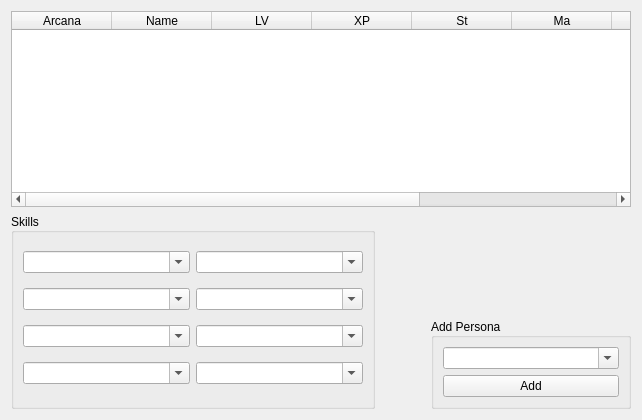
<?xml version="1.0" encoding="UTF-8"?>
<ui version="4.0">
 <class>TabCompendium</class>
 <widget class="QWidget" name="TabCompendium">
  <property name="geometry">
   <rect>
    <x>0</x>
    <y>0</y>
    <width>642</width>
    <height>420</height>
   </rect>
  </property>
  <property name="windowTitle">
   <string>Form</string>
  </property>
  <layout class="QVBoxLayout" name="verticalLayout_6" stretch="0,0">
   <item>
    <widget class="QTableWidget" name="compendium_tbl">
     <property name="sizePolicy">
      <sizepolicy hsizetype="Expanding" vsizetype="Expanding">
       <horstretch>0</horstretch>
       <verstretch>0</verstretch>
      </sizepolicy>
     </property>
     <property name="minimumSize">
      <size>
       <width>0</width>
       <height>0</height>
      </size>
     </property>
     <property name="contextMenuPolicy">
      <enum>Qt::ContextMenuPolicy::CustomContextMenu</enum>
     </property>
     <property name="selectionMode">
      <enum>QAbstractItemView::SelectionMode::SingleSelection</enum>
     </property>
     <property name="selectionBehavior">
      <enum>QAbstractItemView::SelectionBehavior::SelectRows</enum>
     </property>
     <property name="sortingEnabled">
      <bool>true</bool>
     </property>
     <attribute name="verticalHeaderVisible">
      <bool>false</bool>
     </attribute>
     <column>
      <property name="text">
       <string>Arcana</string>
      </property>
     </column>
     <column>
      <property name="text">
       <string>Name</string>
      </property>
     </column>
     <column>
      <property name="text">
       <string>LV</string>
      </property>
     </column>
     <column>
      <property name="text">
       <string>XP</string>
      </property>
     </column>
     <column>
      <property name="text">
       <string>St</string>
      </property>
     </column>
     <column>
      <property name="text">
       <string>Ma</string>
      </property>
     </column>
     <column>
      <property name="text">
       <string>En</string>
      </property>
     </column>
     <column>
      <property name="text">
       <string>Ag</string>
      </property>
     </column>
     <column>
      <property name="text">
       <string>Lu</string>
      </property>
     </column>
    </widget>
   </item>
   <item>
    <layout class="QHBoxLayout" name="horizontalLayout_2" stretch="0,0,0">
     <item>
      <widget class="QGroupBox" name="gridGroupBox">
       <property name="enabled">
        <bool>true</bool>
       </property>
       <property name="sizePolicy">
        <sizepolicy hsizetype="Expanding" vsizetype="Preferred">
         <horstretch>0</horstretch>
         <verstretch>0</verstretch>
        </sizepolicy>
       </property>
       <property name="font">
        <font>
         <bold>false</bold>
        </font>
       </property>
       <property name="title">
        <string>Skills</string>
       </property>
       <property name="alignment">
        <set>Qt::AlignmentFlag::AlignLeading|Qt::AlignmentFlag::AlignLeft|Qt::AlignmentFlag::AlignVCenter</set>
       </property>
       <layout class="QGridLayout" name="gridLayout" columnstretch="0,0" columnminimumwidth="0,0">
        <item row="2" column="0">
         <widget class="QComboBox" name="skill_cmb_3">
          <property name="editable">
           <bool>true</bool>
          </property>
          <property name="insertPolicy">
           <enum>QComboBox::InsertPolicy::NoInsert</enum>
          </property>
         </widget>
        </item>
        <item row="3" column="0">
         <widget class="QComboBox" name="skill_cmb_4">
          <property name="editable">
           <bool>true</bool>
          </property>
          <property name="insertPolicy">
           <enum>QComboBox::InsertPolicy::NoInsert</enum>
          </property>
         </widget>
        </item>
        <item row="0" column="0">
         <widget class="QComboBox" name="skill_cmb_1">
          <property name="editable">
           <bool>true</bool>
          </property>
          <property name="insertPolicy">
           <enum>QComboBox::InsertPolicy::NoInsert</enum>
          </property>
         </widget>
        </item>
        <item row="2" column="1">
         <widget class="QComboBox" name="skill_cmb_7">
          <property name="editable">
           <bool>true</bool>
          </property>
          <property name="insertPolicy">
           <enum>QComboBox::InsertPolicy::NoInsert</enum>
          </property>
         </widget>
        </item>
        <item row="1" column="1">
         <widget class="QComboBox" name="skill_cmb_6">
          <property name="editable">
           <bool>true</bool>
          </property>
          <property name="insertPolicy">
           <enum>QComboBox::InsertPolicy::NoInsert</enum>
          </property>
         </widget>
        </item>
        <item row="0" column="1">
         <widget class="QComboBox" name="skill_cmb_5">
          <property name="editable">
           <bool>true</bool>
          </property>
          <property name="insertPolicy">
           <enum>QComboBox::InsertPolicy::NoInsert</enum>
          </property>
         </widget>
        </item>
        <item row="1" column="0">
         <widget class="QComboBox" name="skill_cmb_2">
          <property name="editable">
           <bool>true</bool>
          </property>
          <property name="insertPolicy">
           <enum>QComboBox::InsertPolicy::NoInsert</enum>
          </property>
         </widget>
        </item>
        <item row="3" column="1">
         <widget class="QComboBox" name="skill_cmb_8">
          <property name="editable">
           <bool>true</bool>
          </property>
          <property name="insertPolicy">
           <enum>QComboBox::InsertPolicy::NoInsert</enum>
          </property>
         </widget>
        </item>
       </layout>
      </widget>
     </item>
     <item>
      <spacer name="horizontalSpacer">
       <property name="orientation">
        <enum>Qt::Orientation::Horizontal</enum>
       </property>
       <property name="sizeType">
        <enum>QSizePolicy::Policy::Fixed</enum>
       </property>
       <property name="sizeHint" stdset="0">
        <size>
         <width>50</width>
         <height>20</height>
        </size>
       </property>
      </spacer>
     </item>
     <item>
      <layout class="QVBoxLayout" name="verticalLayout_5">
       <item>
        <spacer name="verticalSpacer">
         <property name="orientation">
          <enum>Qt::Orientation::Vertical</enum>
         </property>
         <property name="sizeHint" stdset="0">
          <size>
           <width>20</width>
           <height>0</height>
          </size>
         </property>
        </spacer>
       </item>
       <item>
        <widget class="QGroupBox" name="groupBox">
         <property name="sizePolicy">
          <sizepolicy hsizetype="Fixed" vsizetype="Fixed">
           <horstretch>0</horstretch>
           <verstretch>0</verstretch>
          </sizepolicy>
         </property>
         <property name="minimumSize">
          <size>
           <width>200</width>
           <height>0</height>
          </size>
         </property>
         <property name="maximumSize">
          <size>
           <width>150</width>
           <height>150</height>
          </size>
         </property>
         <property name="layoutDirection">
          <enum>Qt::LayoutDirection::LeftToRight</enum>
         </property>
         <property name="title">
          <string>Add Persona</string>
         </property>
         <property name="alignment">
          <set>Qt::AlignmentFlag::AlignLeading|Qt::AlignmentFlag::AlignLeft|Qt::AlignmentFlag::AlignVCenter</set>
         </property>
         <layout class="QVBoxLayout" name="verticalLayout_3">
          <item>
           <widget class="QComboBox" name="persona_cmb">
            <property name="enabled">
             <bool>true</bool>
            </property>
            <property name="sizePolicy">
             <sizepolicy hsizetype="Preferred" vsizetype="Fixed">
              <horstretch>0</horstretch>
              <verstretch>0</verstretch>
             </sizepolicy>
            </property>
            <property name="maximumSize">
             <size>
              <width>250</width>
              <height>250</height>
             </size>
            </property>
            <property name="editable">
             <bool>true</bool>
            </property>
            <property name="currentText">
             <string/>
            </property>
            <property name="maxVisibleItems">
             <number>15</number>
            </property>
            <property name="maxCount">
             <number>175</number>
            </property>
            <property name="insertPolicy">
             <enum>QComboBox::InsertPolicy::NoInsert</enum>
            </property>
            <property name="sizeAdjustPolicy">
             <enum>QComboBox::SizeAdjustPolicy::AdjustToContentsOnFirstShow</enum>
            </property>
            <property name="minimumContentsLength">
             <number>0</number>
            </property>
            <property name="duplicatesEnabled">
             <bool>false</bool>
            </property>
           </widget>
          </item>
          <item>
           <widget class="QPushButton" name="persona_add_btn">
            <property name="text">
             <string>Add</string>
            </property>
           </widget>
          </item>
         </layout>
        </widget>
       </item>
      </layout>
     </item>
    </layout>
   </item>
  </layout>
 </widget>
 <resources/>
 <connections/>
</ui>
